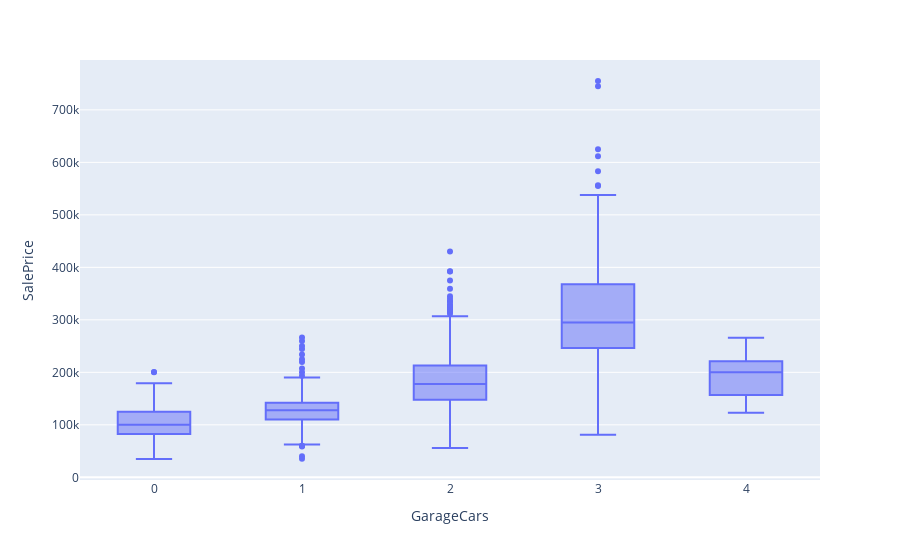

Notebook code for this chart:
### Markdown cell above
#GarageCars: Cantidad de autos que permite alojar el garage

### Code cell
fig = px.box(train_data_full, x="GarageCars", y="SalePrice")
fig.show()

### Figure 1 — Plotly figure (JSON) as saved in the notebook; plotly's stock layout.template omitted (floating-point values rounded to 4 significant figures; data arrays with more than 128 entries replaced by an {"elided": "..."} marker saying what was removed)
{"data": [{"alignmentgroup": "True", "hovertemplate": "GarageCars=%{x}<br>SalePrice=%{y}<extra></extra>", "legendgroup": "", "marker": {"color": "#636efa"}, "name": "", "notched": false, "offsetgroup": "", "orientation": "v", "showlegend": false, "type": "box", "x": {"elided": "1460 int values"}, "x0": " ", "xaxis": "x", "y": {"elided": "1460 int values"}, "y0": " ", "yaxis": "y"}], "layout": {"boxmode": "group", "legend": {"tracegroupgap": 0}, "margin": {"t": 60}, "xaxis": {"anchor": "y", "domain": [0, 1], "title": {"text": "GarageCars"}}, "yaxis": {"anchor": "x", "domain": [0, 1], "title": {"text": "SalePrice"}}}}
